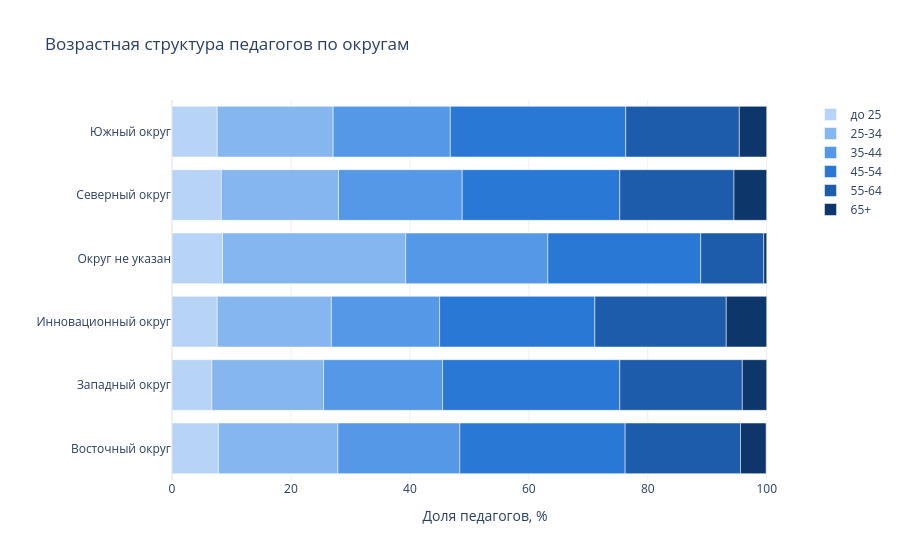

Write notebook code for a chart like this one.
### Code cell
# оттенки синего: чем старше группа, тем темнее
blue_shades = ['#b7d3f6', '#86b6ef', '#5598e7', '#2a78d6', '#1c5cab', '#0d366b']

fig = px.bar(age_by_okrug, orientation='h', title='Возрастная структура педагогов по округам',
             labels={'value': 'Доля педагогов, %', 'Округ': '', 'Возрастная группа': ''},
             color_discrete_sequence=blue_shades)
fig.update_layout(template='plotly_white')
fig.show()

### Figure 1 — Plotly figure (JSON) as saved in the notebook; plotly's stock layout.template omitted (floating-point values rounded to 4 significant figures)
{"data": [{"hovertemplate": "=%{y}<br>Доля педагогов, %=%{x}<extra></extra>", "legendgroup": "до 25", "marker": {"color": "#b7d3f6", "pattern": {"shape": ""}}, "name": "до 25", "orientation": "h", "showlegend": true, "textposition": "auto", "x": [7.8, 6.7, 7.6, 8.5, 8.3, 7.6], "xaxis": "x", "y": ["Восточный округ", "Западный округ", "Инновационный округ", "Округ не указан", "Северный округ", "Южный округ"], "yaxis": "y", "type": "bar"}, {"hovertemplate": "=%{y}<br>Доля педагогов, %=%{x}<extra></extra>", "legendgroup": "25-34", "marker": {"color": "#86b6ef", "pattern": {"shape": ""}}, "name": "25-34", "orientation": "h", "showlegend": true, "textposition": "auto", "x": [20.1, 18.8, 19.2, 30.8, 19.7, 19.5], "xaxis": "x", "y": ["Восточный округ", "Западный округ", "Инновационный округ", "Округ не указан", "Северный округ", "Южный округ"], "yaxis": "y", "type": "bar"}, {"hovertemplate": "=%{y}<br>Доля педагогов, %=%{x}<extra></extra>", "legendgroup": "35-44", "marker": {"color": "#5598e7", "pattern": {"shape": ""}}, "name": "35-44", "orientation": "h", "showlegend": true, "textposition": "auto", "x": [20.5, 20.0, 18.2, 23.9, 20.8, 19.7], "xaxis": "x", "y": ["Восточный округ", "Западный округ", "Инновационный округ", "Округ не указан", "Северный округ", "Южный округ"], "yaxis": "y", "type": "bar"}, {"hovertemplate": "=%{y}<br>Доля педагогов, %=%{x}<extra></extra>", "legendgroup": "45-54", "marker": {"color": "#2a78d6", "pattern": {"shape": ""}}, "name": "45-54", "orientation": "h", "showlegend": true, "textposition": "auto", "x": [27.8, 29.8, 26.1, 25.7, 26.5, 29.5], "xaxis": "x", "y": ["Восточный округ", "Западный округ", "Инновационный округ", "Округ не указан", "Северный округ", "Южный округ"], "yaxis": "y", "type": "bar"}, {"hovertemplate": "=%{y}<br>Доля педагогов, %=%{x}<extra></extra>", "legendgroup": "55-64", "marker": {"color": "#1c5cab", "pattern": {"shape": ""}}, "name": "55-64", "orientation": "h", "showlegend": true, "textposition": "auto", "x": [19.4, 20.6, 22.1, 10.6, 19.2, 19.1], "xaxis": "x", "y": ["Восточный округ", "Западный округ", "Инновационный округ", "Округ не указан", "Северный округ", "Южный округ"], "yaxis": "y", "type": "bar"}, {"hovertemplate": "=%{y}<br>Доля педагогов, %=%{x}<extra></extra>", "legendgroup": "65+", "marker": {"color": "#0d366b", "pattern": {"shape": ""}}, "name": "65+", "orientation": "h", "showlegend": true, "textposition": "auto", "x": [4.3, 4.1, 6.8, 0.5, 5.5, 4.6], "xaxis": "x", "y": ["Восточный округ", "Западный округ", "Инновационный округ", "Округ не указан", "Северный округ", "Южный округ"], "yaxis": "y", "type": "bar"}], "layout": {"xaxis": {"anchor": "y", "domain": [0.0, 1.0], "title": {"text": "Доля педагогов, %"}}, "yaxis": {"anchor": "x", "domain": [0.0, 1.0], "title": {"text": ""}}, "legend": {"title": {"text": ""}, "tracegroupgap": 0}, "title": {"text": "Возрастная структура педагогов по округам"}, "barmode": "relative"}}
